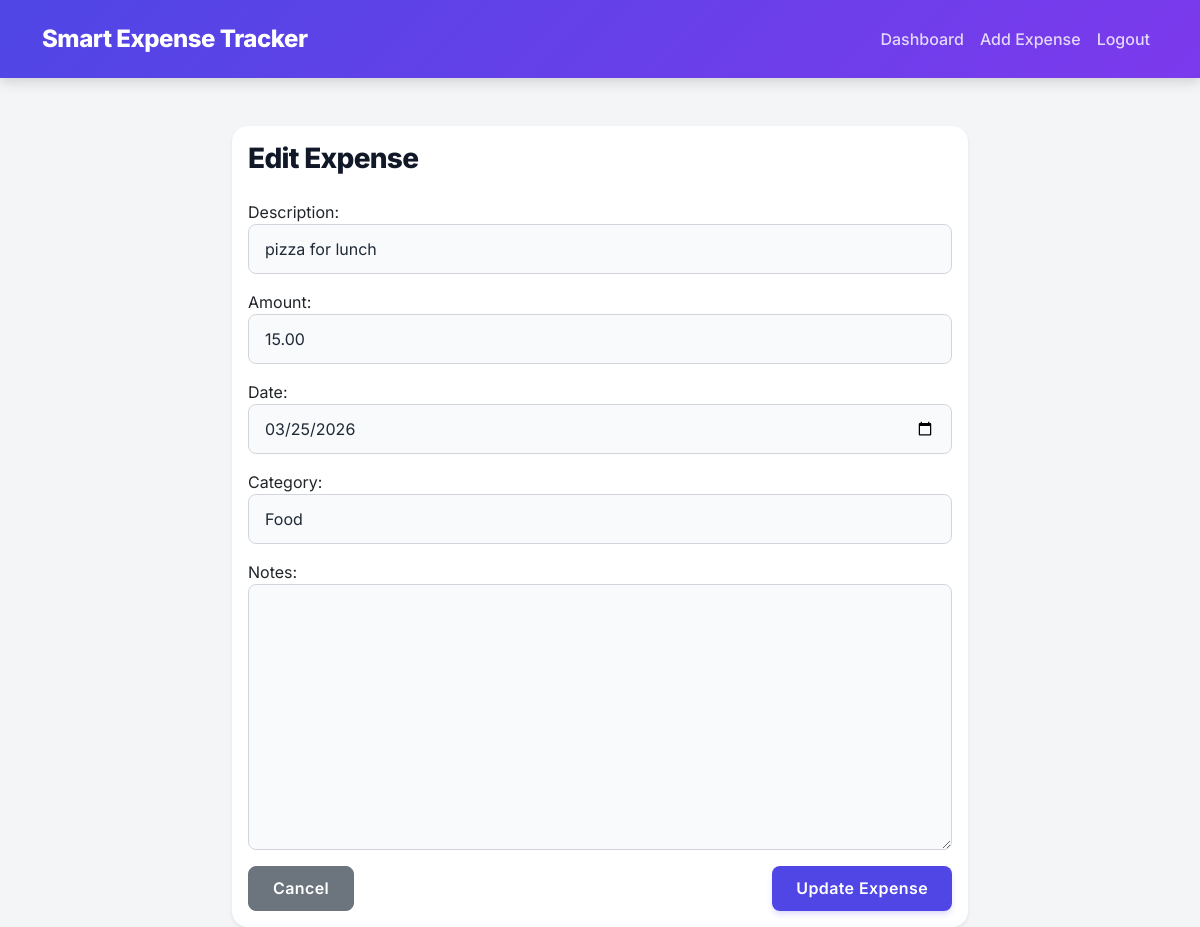
Page /edit/2/ (signed in) on the committed database.
### expenses/models.py (models this page shows, shortened)
class Expense(models.Model):
    CATEGORY_CHOICES = [
        ('Food', 'Food'),
        ('Travel', 'Travel'),
        ('Utilities', 'Utilities'),
        ('Entertainment', 'Entertainment'),
        ('Shopping', 'Shopping'),
        ('Health', 'Health'),
        ('Other', 'Other'),
    ]
    user = models.ForeignKey(User, on_delete=models.CASCADE)
    description = models.CharField(max_length=255)
    amount = models.DecimalField(max_digits=10, decimal_places=2)
    date = models.DateField()
    category = models.CharField(max_length=50, choices=CATEGORY_CHOICES, default='Other')
    notes = models.TextField(blank=True, null=True)

### expenses/views.py (the view)
# urls.py: path('edit/<int:expense_id>/', views.edit_expense, name='edit_expense'),
@login_required
def edit_expense(request, expense_id):
    expense = get_object_or_404(Expense, id=expense_id, user=request.user)
    if request.method == 'POST':
        form = ExpenseForm(request.POST, instance=expense)
        if form.is_valid():
            form.save()
            messages.success(request, 'Expense updated successfully!')
            return redirect('dashboard')
    else:
        form = ExpenseForm(instance=expense)
    return render(request, 'expenses/edit_expense.html', {'form': form, 'expense': expense})

### expenses/forms.py
class ExpenseForm(forms.ModelForm):
    class Meta:
        model = Expense
        fields = ['description', 'amount', 'date', 'category', 'notes']
        widgets = {
            'date': forms.DateInput(attrs={'type': 'date'}),
        }
    def __init__(self, *args, **kwargs):
        super().__init__(*args, **kwargs)
        for field in self.fields.values():
            field.widget.attrs['class'] = 'form-control'

### expenses/templates/expenses/edit_expense.html (shortened to what this page needs)
{% extends "base.html" %}
{% block content %}
<div class="row justify-content-center">
    <div class="col-md-8">
        <div class="card shadow-sm">
            <div class="card-body">
                <h3 class="card-title mb-4">Edit Expense</h3>
                <form method="POST">
                    {{ form.as_p }}
                    <div class="d-flex justify-content-between">
                        <a href="{% url 'dashboard' %}" class="btn btn-secondary">Cancel</a>
                        <button type="submit" class="btn btn-primary">Update Expense</button>
                    </div>
                </form>
            </div>
        </div>
    </div>
</div>
{% endblock %}

### templates/base.html (style rules this page uses)
:root { --primary: #4f46e5; --primary-hover: #4338ca; --secondary: #ec4899; --bg-color: #f4f5f7; --card-bg: #ffffff; --text-main: #1f2937; --text-muted: #6b7280; --shadow-sm: 0 1px 2px 0 rgba(0, 0, 0, 0.05); --shadow-md: 0 4px 6px -1px rgba(0, 0, 0, 0.1), 0 2px 4px -1px rgba(0, 0, 0, 0.06); --shadow-lg: 0 10px 15px -3px rgba(0, 0, 0, 0.1), 0 4px 6px -2px rgba(0, 0, 0, 0.05); --shadow-colored: 0 10px 15px -3px rgba(79, 70, 229, 0.3); }
body { font-family: 'Inter', system-ui, sans-serif; background-color: var(--bg-color); color: var(--text-main); -webkit-font-smoothing: antialiased; }
.card { border: none; border-radius: 16px; box-shadow: var(--shadow-md); background: var(--card-bg); transition: transform 0.3s ease, box-shadow 0.3s ease; }
h2, h3, h5, .card-title { font-weight: 800; color: #111827; letter-spacing: -0.025em; }
.btn { border-radius: 8px; font-weight: 600; padding: 0.6rem 1.5rem; transition: all 0.2s ease; letter-spacing: 0.025em; }
.btn-primary { background-color: var(--primary); border: none; color: #fff; box-shadow: 0 4px 6px -1px rgba(79, 70, 229, 0.2); }
.form-control { border-radius: 8px; padding: 0.75rem 1rem; border: 1px solid #d1d5db; background-color: #f9fafb; color: var(--text-main); transition: all 0.2s ease; }

### rows in the picture
Expense: description "pizza for lunch", amount "15.00", date "03/25/2026", category "Food"
